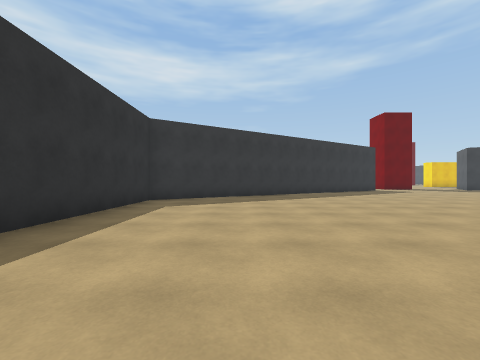
[1] (above)

19 first-person views from a walk through a scene from a Unity 3-D project. The camera is 1.2 m above the floor, looks level and sees 90° across. The floor is counted in squares, 2 m on a side. Each view is taken from the middle of a square. On the plan, view 1 faces up. The plan holds only what a view shows up to about 9 squares ahead; the rest is blank. The place goes on beyond the plan.

[2]
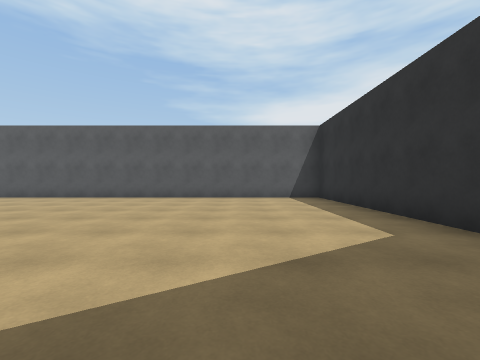

[3]
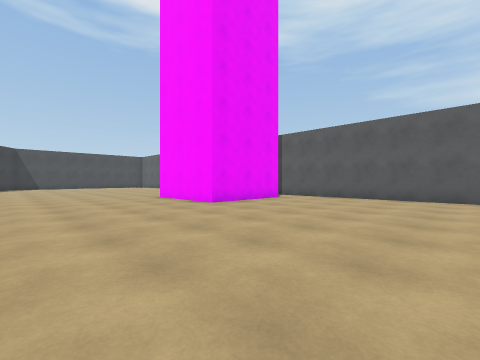

[4]
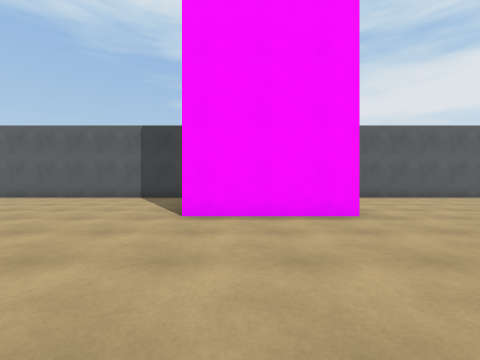

[5]
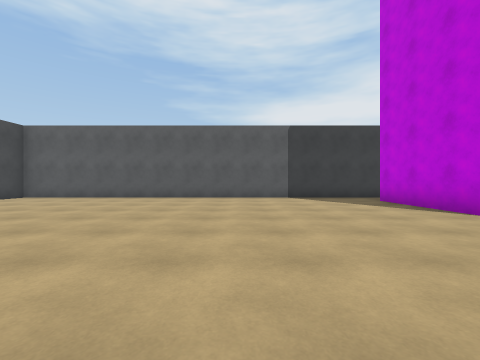

[6]
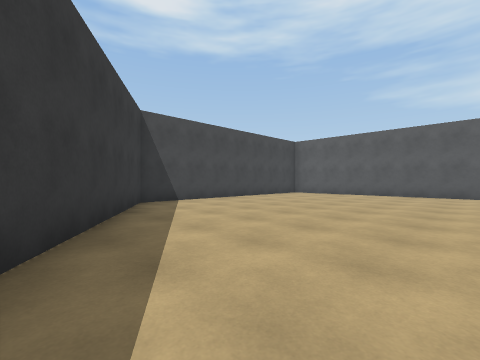

[7]
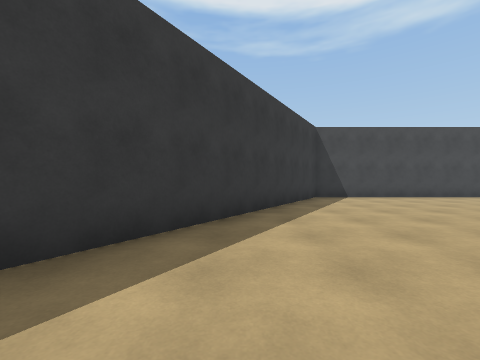

[8]
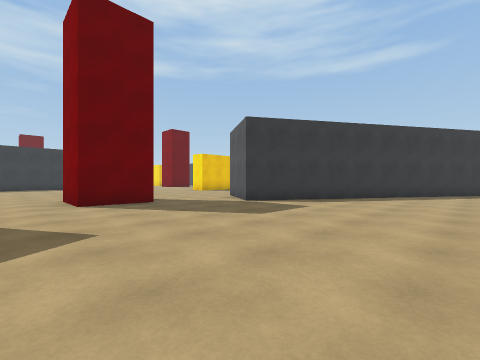

[9]
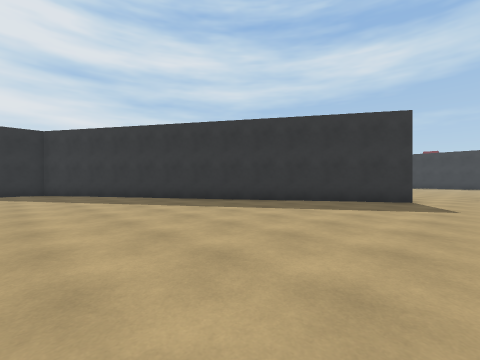

[10]
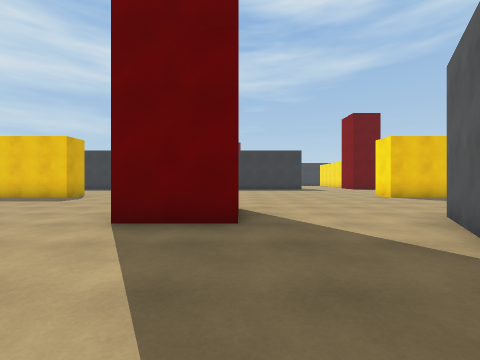

[11]
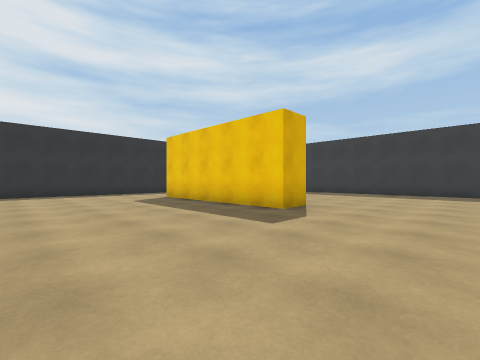

[12]
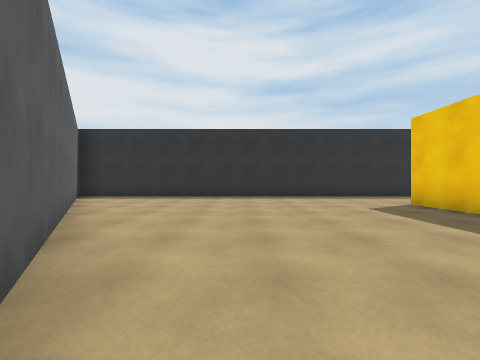

[13]
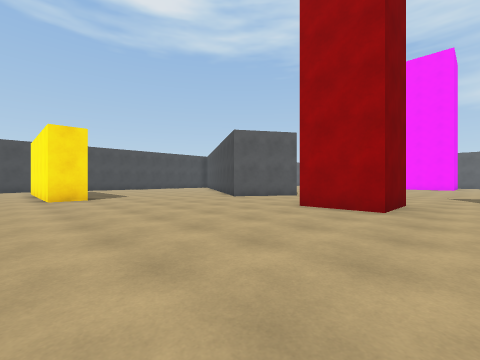

[14]
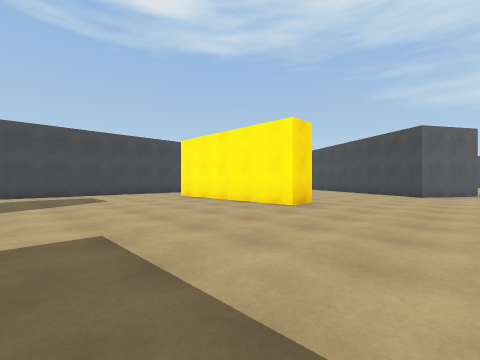

[15]
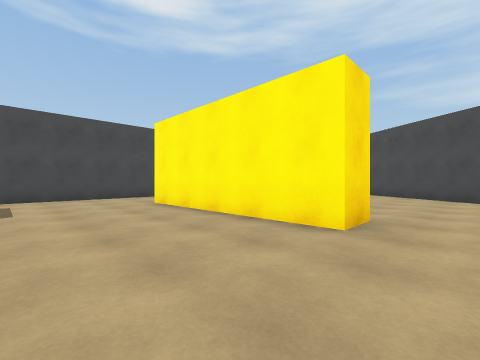

[16]
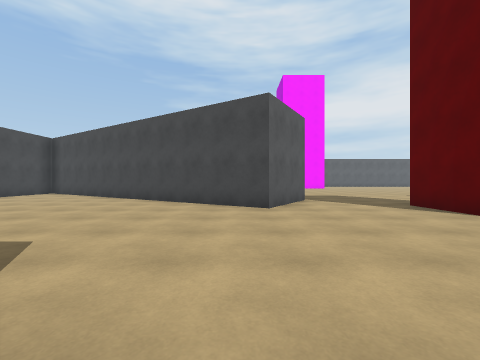

[17]
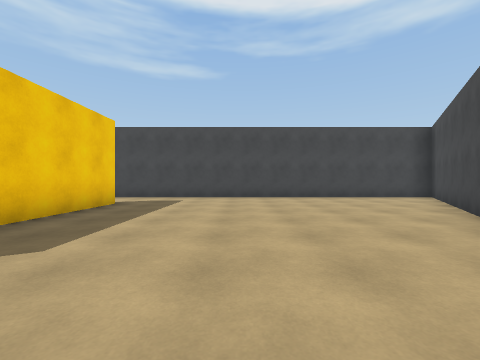

[18]
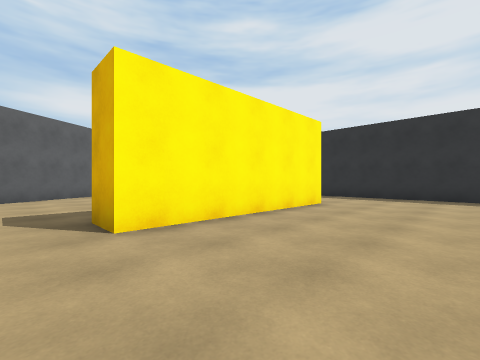

[19]
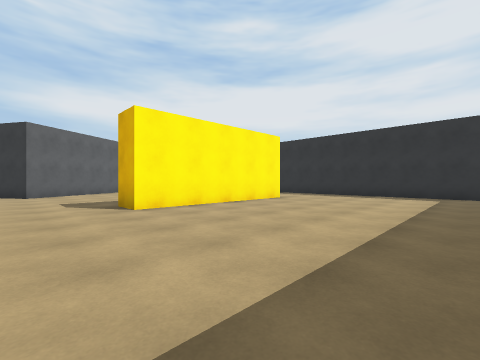

### Floor plan
Points are (right, up) in squares from view 1. A wall is a line through its corners. A room is listed if a view was taken in it or the views show most of it. See-through windows are left out.
Room 1 (views 1, 2, 3, 4, 5, 6, 7, 8, 9, 10)
walls: (9, 1) (9, 4) (12, 4) (12, 1); (11.2, -0.2) (23.3, -0.2) (23.3, 7.4) (13.1, 13.8) (14.4, 15.9); (7.8, 13.7) (-2.7, 7.2) (-2.7, -0.2) (8.6, -0.2); (11, 17.1) (11, 15.3) (9.2, 15.3) (9.2, 17.1)
ways out: opening at (10.5, 15.8) to room 2
Room 2 (views 11, 12, 13, 14, 15, 16, 17, 18, 19)
walls: (9.2, 17.1) (11, 17.1); (14.4, 15.9) (23.3, 10.3) (23.3, 26); (0.1, 21.1) (5.1, 21.1) (5.1, 20.2) (0.1, 20.2); (21.1, 20.2) (16.1, 20.2) (16.1, 21.1) (21.1, 21.1); (-2.7, 26) (-2.7, 10.1); (-2.2, 10.5) (6.4, 15.8) (7, 14.8)
ways out: opening at (10.5, 15.8) to room 1

Where each view was taken, in squares from view 1:
view 1: 0 up, 0 right, facing up
view 2: 8 up, 0 right, facing down
view 3: 8 up, 4 right, facing down-right
view 4: 8 up, 11 right, facing down
view 5: 8 up, 16 right, facing down
view 6: 10 up, 17 right, facing down-right
view 7: 10 up, 15 right, facing right
view 8: 9 up, 8 right, facing up-right
view 9: 6 up, 9 right, facing up-left
view 10: 12 up, 11 right, facing up
view 11: 16 up, 8 right, facing up-left
view 12: 16 up, 6 right, facing left
view 13: 22 up, 8 right, facing down-right
view 14: 26 up, 13 right, facing down-right
view 15: 24 up, 15 right, facing down-right
view 16: 21 up, 15 right, facing down
view 17: 17 up, 15 right, facing right
view 18: 24 up, 6 right, facing down-left
view 19: 26 up, 7 right, facing down-left
